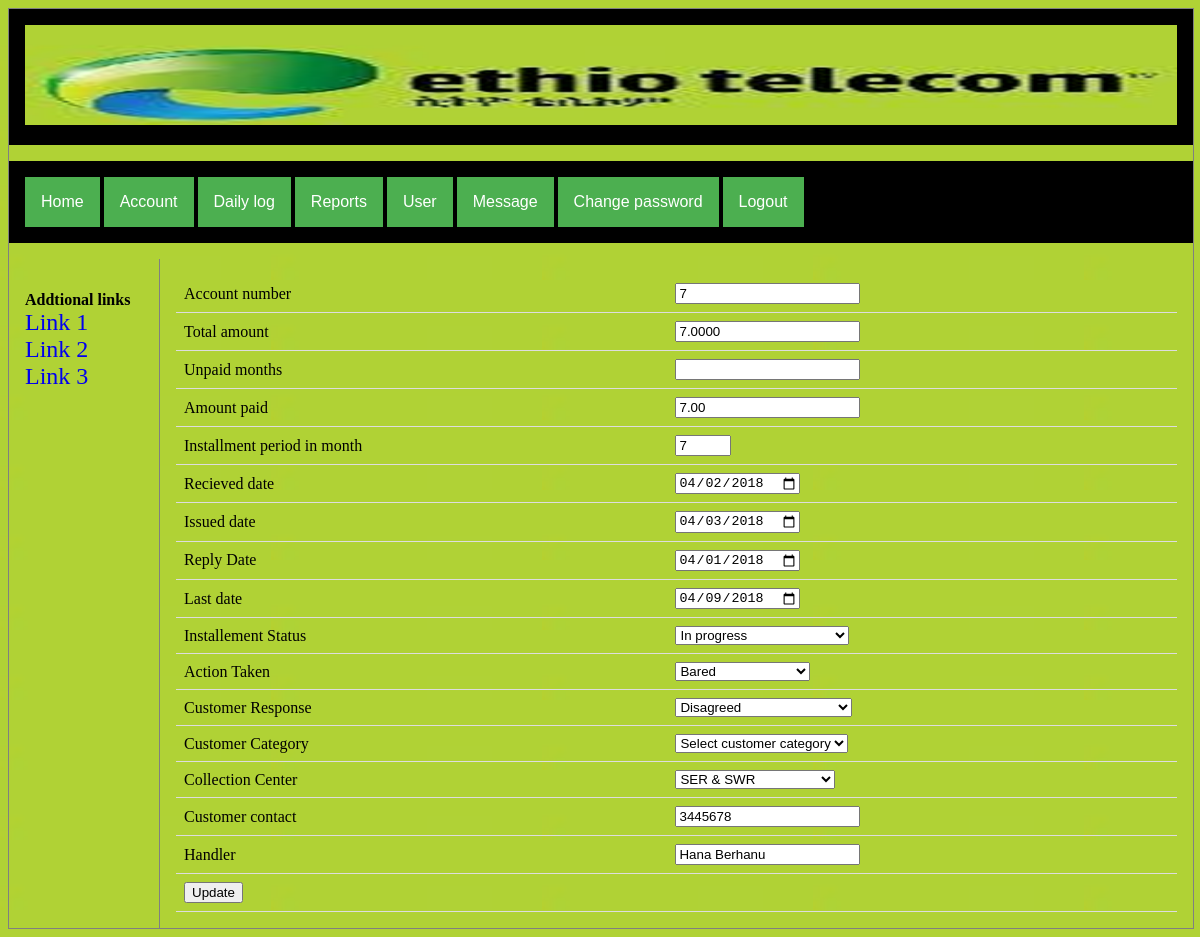
The app's page /edit_account.php?acc=7 (signed in) with its own data.
### tables this page shows
CREATE TABLE IF NOT EXISTS `account` (
  `accountno` int(11) NOT NULL,
  `total_amount` decimal(10,4) NOT NULL,
  `months` varchar(30) NOT NULL,
  `amount_paid` decimal(10,2) NOT NULL,
  `inst_period` int(11) NOT NULL,
  `response_date` date NOT NULL,
  `issue_date` date NOT NULL,
  `reply_date` date NOT NULL,
  `last_date` date NOT NULL,
  `action_taken` varchar(30) NOT NULL,
  `response` varchar(30) NOT NULL,
  `category` varchar(30) NOT NULL,
  `status` varchar(30) NOT NULL,
  `center` varchar(30) NOT NULL,
  `Contact` int(13) NOT NULL,
  `Handler` varchar(50) NOT NULL,
  PRIMARY KEY (`accountno`)
);

### edit_account.php (the view, shortened to what this page needs)
<!DOCTYPE html>
<html>
<head>
<link rel="stylesheet" type="text/css" href="style.css">
</head>
<body background="bgimage.png">
<div class="container">
<header>
  <img src="logo.png" height="100" width="100%">
</header>
 <menu>
<div class="dropdown">
  <button class="dropbtn">Home</button>
</div>
<div class="dropdown">
  <button class="dropbtn">Account</button>
</div>
<div class="dropdown">
  <button class="dropbtn">Daily log</button>
</div>
<div class="dropdown">
  <button class="dropbtn">Reports</button>
</div>
<div class="dropdown">
  <button class="dropbtn">User</button>
</div>
<div class="dropdown">
  <button class="dropbtn">Message</button>
</div>
<div class="dropdown">
  <button class="dropbtn">Change password</button>
</div>
<div class="dropdown">
  <button class="dropbtn">Logout</button>
</div>
 </menu>
<nav>
  <ul>
    <b>Addtional links </b>
    <li><a href="#">Link 1</a></li>
    <li><a href="#">Link 2</a></li>
    <li><a href="#">Link 3</a></li>
  </ul>
</nav>
<article>
<?php
include_once("connect.php");
$id = $_GET['acc'];
$sql = "SELECT * FROM account where accountno=".$id;
$result = mysql_query( $sql, $con );
while($res = mysql_fetch_array($result, MYSQL_ASSOC)) {
       $accountnumber = $res['accountno'];
      $totalamount = $res['total_amount'];
      $mpaid = $res['months'];
      $ammountpaid = $res['amount_paid'];
      $actionn = $res['action_taken'];
      $ldate= $res['last_date'];
      $rdate = $res['reply_date'];
      $rrdate = $res['response_date'];
      $instperiod = $res['inst_period'];
      $center = $res['center'];
      $status = $res['status'];
      $idate = $res['issue_date'];
      $response = $res['response'];
      $contact = $res['Contact'];
      $handler = $res['Handler'];
}
?>
    <form name="form1" method="post" action="update_account.php">
        <table>
        <tr>
      <td width="229">Account number </td>
      <td width="238"><label>
      <input type="number" name="accountnumber" value="<?php echo $accountnumber;?>"/>
</label></td>
    </tr>
    <tr>
      <td>Total amount </td>
      <td><label>
        <input type="number" name="totalamount" value="<?php echo $totalamount;?>"/>
      </label></td>
    </tr>
    <tr>
      <td>Unpaid months </td>
      <td><label>
        <input type="text" name="monthspaid" value="<?php echo $mpaid;?>"/>
      </label></td>
    </tr>
    <tr>
      <td>Amount paid </td>
      <td><label>
        <input type="number" name="ammountpaid" value="<?php echo $ammountpaid;?>"/>
      </label></td>
    </tr>
    <tr>
      <td>Installment period in month </td>
      <td><label>
        <input type="number" name="instperiod" min="1" max="10" value="<?php echo $instperiod;?>"/>
      </label></td>
    </tr>
    <tr>
      <td> Recieved date </td>
      <td><label><input type="date" name="rrdate" value="<?php echo $rrdate;?>"/></label></td>
    </tr>
    <tr>
      <td>Issued date </td>
      <td><label><input type="date" name="idate" value="<?php echo $idate;?>"/></label></td>
    </tr>
    <tr>
      <td>Reply Date </td>
      <td><label><input type="date" name="rdate" value="<?php echo $rdate;?>"/></label></td>
    </tr>
    <tr>
      <td>Last date</td>
      <td><label><input type="date" name="ldate" value="<?php echo $ldate;?>"/></label></td>
    </tr>
    <tr>
      <td>Installement Status </td>
      <td><label>
      <select name="status" >
      <option <?php if ($status == "In progress") echo "selected='selected'";?> >In progress</option>
      </select>
       </label></td>
    </tr>
    <tr>
      <td>Action Taken </td>
      <td><label>
          <select name="actionn">
             <option <?php if ($actionn == "Bared") echo "selected='selected'";?> >Bared </option>
          </select>
       </label></td>
    </tr>
    <tr>
      <td>Customer Response </td>
      <td><label>
      <select name="response" >
      <option <?php if ($response == "Disagreed") echo "selected='selected'";?> > Disagreed</option>
      </select>
       </label></td>
    </tr>
    <tr>
      <td>Customer Category</td>
      <td><label>
        <select name="category" required >
          <option> Select customer category </option>
        </select>
      </label>      </td>
    </tr>
    <tr>
      <td>Collection Center</td>
      <td><label>
      <select name="center" >
      <option <?php if ($center == "SER & SWR") echo "selected='selected'";?> >SER & SWR </option>
      </select>
       </label></td>
    </tr>
    <tr>
      <td>Customer contact</td>
      <td><label><input type="phone" name="contact" value="<?php echo($contact); ?>"></label></td>
    </tr>
    <tr>
      <td>Handler</td>
      <td><label><input type="text" name="handler" value="<?php echo($handler); ?>"></label></td>
    </tr>
    <tr>
      <td><input type="submit" name="update" value="Update"></td><td></td>
    </tr>
   </table>
 </form>
   </article>
</body>
</html>

### style.css (style rules this page uses)
body { background-image: url("bgimage.png"); }
.dropbtn { background-color: #4CAF50; color: white; padding: 16px; font-size: 16px; border: none; }
.dropdown { position: relative; display: inline-block; }
div.container { width: 100%; border: 1px solid gray; height: 100%; }
menu,header, footer { padding: 1em; color: white; background-color: black; clear: left; text-align: left; }
a { font-size: 24px; }
nav { float: left; max-width: 140px; margin: 0; padding: 1em; }
nav ul { list-style-type: none; padding: 0; }
nav ul a { text-decoration: none; }
article { margin-left: 150px; border-left: 1px solid gray; padding: 1em; overflow: hidden; }
table { border-collapse: collapse; width: 100%; }
th, td { padding: 8px; text-align: left; border-bottom: 1px solid #ddd; }

### records on screen
account: accountnumber "7", totalamount "7.0000", ammountpaid "7.00", instperiod "7", rrdate "04/02/2018", idate "04/03/2018", rdate "04/01/2018", ldate "04/09/2018", status "In progress", actionn "Bared", response "Disagreed", center "SER & SWR", contact "3445678", handler "Hana Berhanu"
